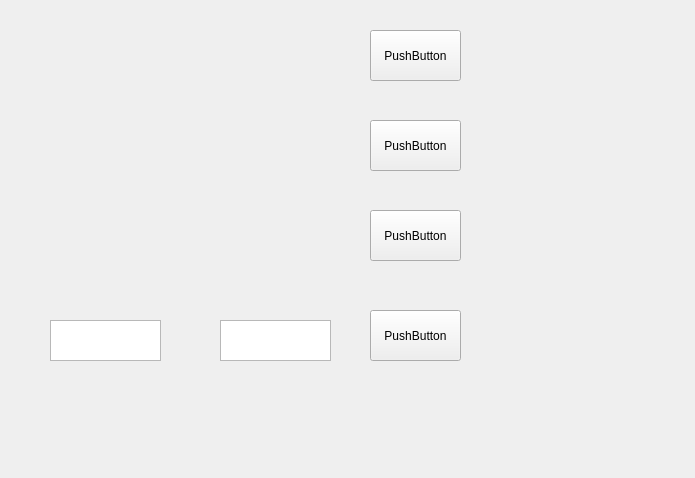
<?xml version="1.0" encoding="UTF-8"?>
<ui version="4.0">
 <class>BingWindow</class>
 <widget class="QWidget" name="BingWindow">
  <property name="geometry">
   <rect>
    <x>0</x>
    <y>0</y>
    <width>695</width>
    <height>478</height>
   </rect>
  </property>
  <property name="windowTitle">
   <string>Form</string>
  </property>
  <widget class="QWidget" name="formLayoutWidget">
   <property name="geometry">
    <rect>
     <x>30</x>
     <y>30</y>
     <width>321</width>
     <height>251</height>
    </rect>
   </property>
   <layout class="QFormLayout" name="formLayout"/>
  </widget>
  <widget class="QPushButton" name="pushButton">
   <property name="geometry">
    <rect>
     <x>370</x>
     <y>30</y>
     <width>91</width>
     <height>51</height>
    </rect>
   </property>
   <property name="text">
    <string>PushButton</string>
   </property>
  </widget>
  <widget class="QPushButton" name="pushButton_2">
   <property name="geometry">
    <rect>
     <x>370</x>
     <y>120</y>
     <width>91</width>
     <height>51</height>
    </rect>
   </property>
   <property name="text">
    <string>PushButton</string>
   </property>
  </widget>
  <widget class="QPushButton" name="pushButton_3">
   <property name="geometry">
    <rect>
     <x>370</x>
     <y>210</y>
     <width>91</width>
     <height>51</height>
    </rect>
   </property>
   <property name="text">
    <string>PushButton</string>
   </property>
  </widget>
  <widget class="QPushButton" name="pushButton_4">
   <property name="geometry">
    <rect>
     <x>370</x>
     <y>310</y>
     <width>91</width>
     <height>51</height>
    </rect>
   </property>
   <property name="text">
    <string>PushButton</string>
   </property>
  </widget>
  <widget class="QTextEdit" name="textEdit">
   <property name="geometry">
    <rect>
     <x>50</x>
     <y>320</y>
     <width>111</width>
     <height>41</height>
    </rect>
   </property>
  </widget>
  <widget class="QTextEdit" name="textEdit_2">
   <property name="geometry">
    <rect>
     <x>220</x>
     <y>320</y>
     <width>111</width>
     <height>41</height>
    </rect>
   </property>
  </widget>
 </widget>
 <resources/>
 <connections/>
</ui>
